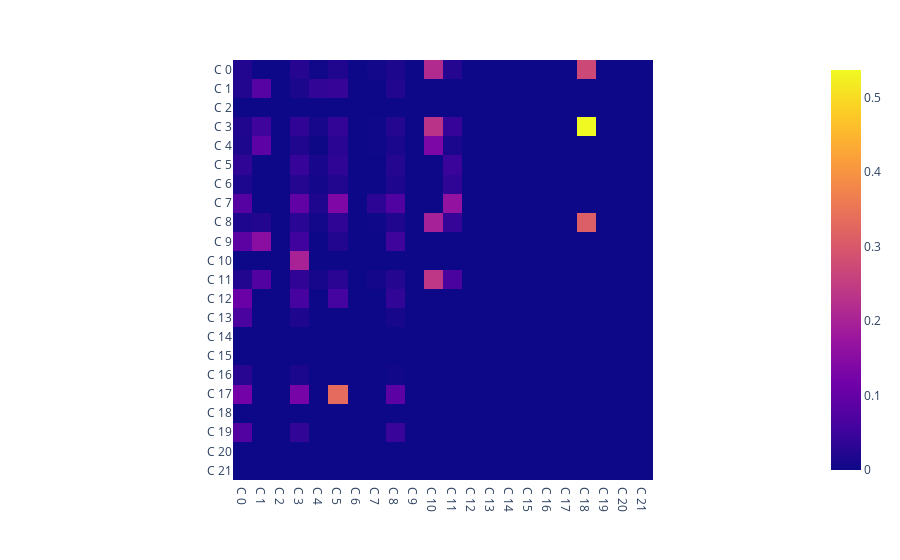
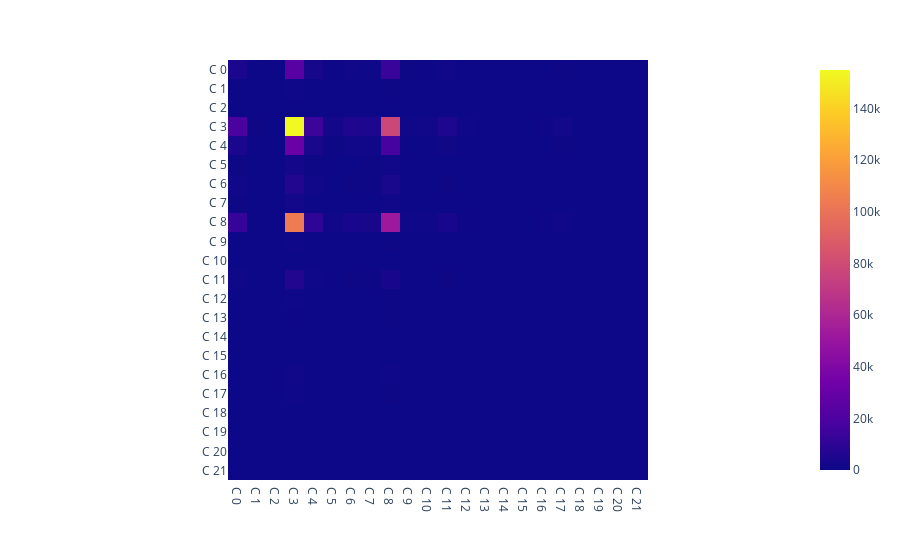

The notebook cell these images were saved under, in order:
### Code cell
df=df3
out=out3

point_ids = [2, 7, 15, 23, 34, 36, 37, 44, 49, 63, 74, 79, 83, 86, 87, 89, 93, 109, 115, 116, 117, 123, 128, 135, 137, 140, 153, 154, 159, 160, 168, 172, 174, 179, 202, 217, 226, 236, 245, 247, 257, 258, 259, 260, 261, 278, 281, 286, 287, 311, 319, 334, 336, 347, 348, 351, 364, 379, 386, 420, 426, 431, 443, 448, 455, 460, 466, 467, 469, 480, 487, 491, 500, 505, 517, 518, 523, 2, 7, 15, 23, 34, 36, 37, 44, 49, 63, 74, 79, 83, 86, 87, 89, 93, 109, 115, 116, 117, 123, 128, 135, 137, 140, 153, 154, 159, 160, 168, 172, 174, 179, 202, 217, 226, 236, 245, 247, 257, 258, 259, 260, 261, 278, 281, 286, 287, 311, 319, 334, 336, 347, 348, 351, 364, 379, 386, 420, 426, 431, 443, 448, 455, 460, 466, 467, 469, 480, 487, 491, 500, 505, 517, 518, 523]

att_maps=[]
att_norms=[]
for pid in point_ids:

    i_b = int(df.iloc[pid]['i_b'])
    i = int(df.iloc[pid]['i'])

    tee_mapped, norm = att_map(out,i_b,i,common_patterns)
    att_maps.append(tee_mapped  )
    att_norms.append(norm  )

norms_matrix = sum(att_norms)
norms_matrix[norms_matrix==0]=1
agg_matrix = sum(att_maps)/norms_matrix
# agg_matrix[agg_matrix<0.5]=0
agg_matrix[norms_matrix<20]=0

norms_matrix[6,16]
agg_matrix[6,16]

if len(out['event_type_list'][0].shape)==2: # if multi_class
    patt_str = [f'C {i}' for i in range(common_patterns.shape[0])]
else:
    patt_str = [''.join(str(cell) for cell in row) for row in common_patterns]

patt_str = [f'C {i}' for i in range(common_patterns.shape[0])]

fig_agg_mat = px.imshow(agg_matrix, x=patt_str, y=patt_str)
fig_agg_mat

fig_freqs = px.imshow(norms_matrix, x=patt_str, y=patt_str)
fig_freqs

### Figure 1 — Plotly figure (JSON) as saved in the notebook; plotly's stock layout.template omitted (floating-point values rounded to 4 significant figures; data arrays with more than 128 entries replaced by an {"elided": "..."} marker saying what was removed)
{"data": [{"coloraxis": "coloraxis", "hovertemplate": "x: %{x}<br>y: %{y}<br>color: %{z}<extra></extra>", "name": "0", "type": "heatmap", "x": ["C 0", "C 1", "C 2", "C 3", "C 4", "C 5", "C 6", "C 7", "C 8", "C 9", "C 10", "C 11", "C 12", "C 13", "C 14", "C 15", "C 16", "C 17", "C 18", "C 19", "C 20", "C 21"], "xaxis": "x", "y": ["C 0", "C 1", "C 2", "C 3", "C 4", "C 5", "C 6", "C 7", "C 8", "C 9", "C 10", "C 11", "C 12", "C 13", "C 14", "C 15", "C 16", "C 17", "C 18", "C 19", "C 20", "C 21"], "yaxis": "y", "z": {"elided": "22x22 float values"}}], "layout": {"coloraxis": {"colorscale": [[0, "#0d0887"], [0.1111, "#46039f"], [0.2222, "#7201a8"], [0.3333, "#9c179e"], [0.4444, "#bd3786"], [0.5556, "#d8576b"], [0.6667, "#ed7953"], [0.7778, "#fb9f3a"], [0.8889, "#fdca26"], [1, "#f0f921"]]}, "margin": {"t": 60}, "xaxis": {"anchor": "y", "constrain": "domain", "domain": [0, 1], "scaleanchor": "y"}, "yaxis": {"anchor": "x", "autorange": "reversed", "constrain": "domain", "domain": [0, 1]}}}

### Figure 2 — Plotly figure (JSON) as saved in the notebook; plotly's stock layout.template omitted (floating-point values rounded to 4 significant figures; data arrays with more than 128 entries replaced by an {"elided": "..."} marker saying what was removed)
{"data": [{"coloraxis": "coloraxis", "hovertemplate": "x: %{x}<br>y: %{y}<br>color: %{z}<extra></extra>", "name": "0", "type": "heatmap", "x": ["C 0", "C 1", "C 2", "C 3", "C 4", "C 5", "C 6", "C 7", "C 8", "C 9", "C 10", "C 11", "C 12", "C 13", "C 14", "C 15", "C 16", "C 17", "C 18", "C 19", "C 20", "C 21"], "xaxis": "x", "y": ["C 0", "C 1", "C 2", "C 3", "C 4", "C 5", "C 6", "C 7", "C 8", "C 9", "C 10", "C 11", "C 12", "C 13", "C 14", "C 15", "C 16", "C 17", "C 18", "C 19", "C 20", "C 21"], "yaxis": "y", "z": {"elided": "22x22 int values"}}], "layout": {"coloraxis": {"colorscale": [[0, "#0d0887"], [0.1111, "#46039f"], [0.2222, "#7201a8"], [0.3333, "#9c179e"], [0.4444, "#bd3786"], [0.5556, "#d8576b"], [0.6667, "#ed7953"], [0.7778, "#fb9f3a"], [0.8889, "#fdca26"], [1, "#f0f921"]]}, "margin": {"t": 60}, "xaxis": {"anchor": "y", "constrain": "domain", "domain": [0, 1], "scaleanchor": "y"}, "yaxis": {"anchor": "x", "autorange": "reversed", "constrain": "domain", "domain": [0, 1]}}}
